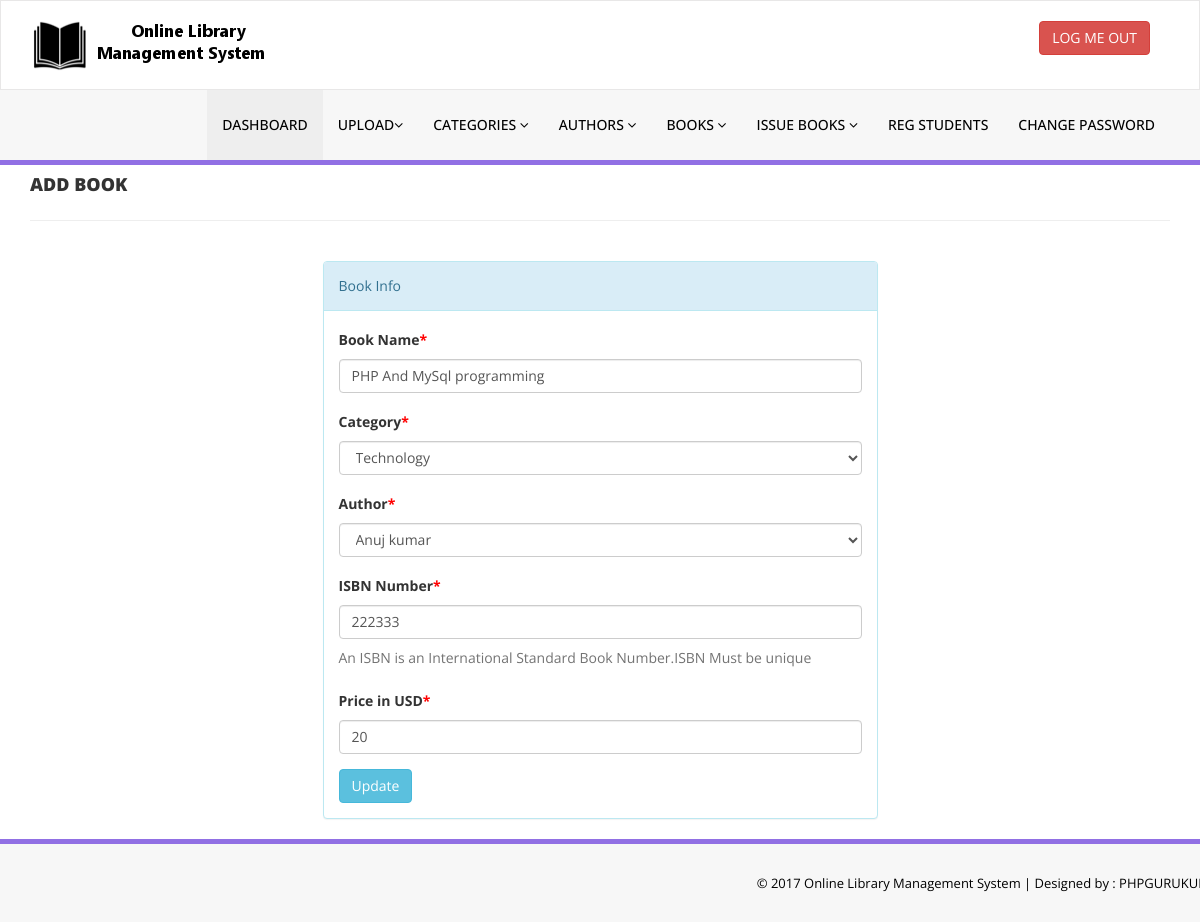
Screenshot of /library/admin/edit-book.php?bookid=1 (signed in) with the database file from the repository.
### tables this page shows
CREATE TABLE `tblbooks` (
  `id` int(11) NOT NULL,
  `BookName` varchar(255) DEFAULT NULL,
  `CatId` int(11) DEFAULT NULL,
  `AuthorId` int(11) DEFAULT NULL,
  `Quantity` int(11) DEFAULT NULL,
  `ISBNNumber` int(11) DEFAULT NULL,
  `BookPrice` int(11) DEFAULT NULL,
  `RegDate` timestamp NULL DEFAULT CURRENT_TIMESTAMP,
  `UpdationDate` timestamp NULL DEFAULT NULL ON UPDATE CURRENT_TIMESTAMP
);

CREATE TABLE `tblcategory` (
  `id` int(11) NOT NULL,
  `CategoryName` varchar(150) DEFAULT NULL,
  `Status` int(1) DEFAULT NULL,
  `CreationDate` timestamp NULL DEFAULT CURRENT_TIMESTAMP,
  `UpdationDate` timestamp NULL DEFAULT '0000-00-00 00:00:00' ON UPDATE CURRENT_TIMESTAMP
);

CREATE TABLE `tblauthors` (
  `id` int(11) NOT NULL,
  `AuthorName` varchar(159) DEFAULT NULL,
  `creationDate` timestamp NULL DEFAULT CURRENT_TIMESTAMP,
  `UpdationDate` timestamp NULL DEFAULT NULL ON UPDATE CURRENT_TIMESTAMP
);

### library/admin/edit-book.php (the view, shortened to what this page needs)
<?php
include('includes/config.php');
if(strlen($_SESSION['alogin'])==0)
    {
header('location:index.php');
}
else{
?>
<!DOCTYPE html>
<html xmlns="http://www.w3.org/1999/xhtml">
<head>
    <link href="assets/css/bootstrap.css" rel="stylesheet" />
    <link href="assets/css/font-awesome.css" rel="stylesheet" />
    <link href="assets/css/style.css" rel="stylesheet" />
</head>
<body>
<?php include('includes/header.php');?>
    <div class="content-wra
    <div class="content-wrapper">
         <div class="container">
        <div class="row pad-botm">
            <div class="col-md-12">
                <h4 class="header-line">Add Book</h4>
                            </div>
</div>
<div class="row">
<div class="col-md-6 col-sm-6 col-xs-12 col-md-offset-3"">
<div class="panel panel-info">
<div class="panel-heading">
Book Info
</div>
<div class="panel-body">
<form role="form" method="post">
<?php
$bookid=intval($_GET['bookid']);
$sql = "SELECT tblbooks.BookName,tblcategory.CategoryName,tblcategory.id as cid,tblauthors.AuthorName,tblauthors.id as athrid,tblbooks.ISBNNumber,tblbooks.BookPrice,tblbooks.id as bookid from  tblbooks join tblcategory on tblcategory.id=tblbooks.CatId join tblauthors on tblauthors.id=tblbooks.AuthorId where tblbooks.id=:bookid";
$query = $dbh -> prepare($sql);
$query->bindParam(':bookid',$bookid,PDO::PARAM_STR);
$query->execute();
$results=$query->fetchAll(PDO::FETCH_OBJ);
if($query->rowCount() > 0)
{
foreach($results as $result)
{               ?>
<div class="form-group">
<label>Book Name<span style="color:red;">*</span></label>
<input class="form-control" type="text" name="bookname" value="<?php echo htmlentities($result->BookName);?>" required />
</div>
<div class="form-group">
<label> Category<span style="color:red;">*</span></label>
<select class="form-control" name="category" required="required">
<option value="<?php echo htmlentities($result->cid);?>"> <?php echo htmlentities($catname=$result->CategoryName);?></option>
</select>
</div>
<div class="form-group">
<label> Author<span style="color:red;">*</span></label>
<select class="form-control" name="author" required="required">
<option value="<?php echo htmlentities($result->athrid);?>"> <?php echo htmlentities($athrname=$result->AuthorName);?></option>
</select>
</div>
<div class="form-group">
<label>ISBN Number<span style="color:red;">*</span></label>
<input class="form-control" type="text" name="isbn" value="<?php echo htmlentities($result->ISBNNumber);?>"  required="required" />
<p class="help-block">An ISBN is an International Standard Book Number.ISBN Must be unique</p>
</div>
 <div class="form-group">
 <label>Price in USD<span style="color:red;">*</span></label>
 <input class="form-control" type="text" name="price" value="<?php echo htmlentities($result->BookPrice);?>"   required="required" />
 </div>
 <?php }} ?>
<button type="submit" name="update" class="btn btn-info">Update </button>
                                    </form>
                            </div>
                        </div>
                            </div>
        </div>
    </div>
    </div>
  <?php include('includes/footer.php');?>
</body>
</html>
<?php } ?>

### library/admin/assets/css/style.css (style rules this page uses)
.header-line { font-weight:900; padding-bottom:25px; border-bottom:1px solid #eeeeee; text-transform:uppercase; }
.pad-botm { padding-bottom:30px; }

### rows the page displays
tblbooks: bookname "PHP And MySql programming", category "Technology", author "Anuj kumar", isbn "222333", price "20"
